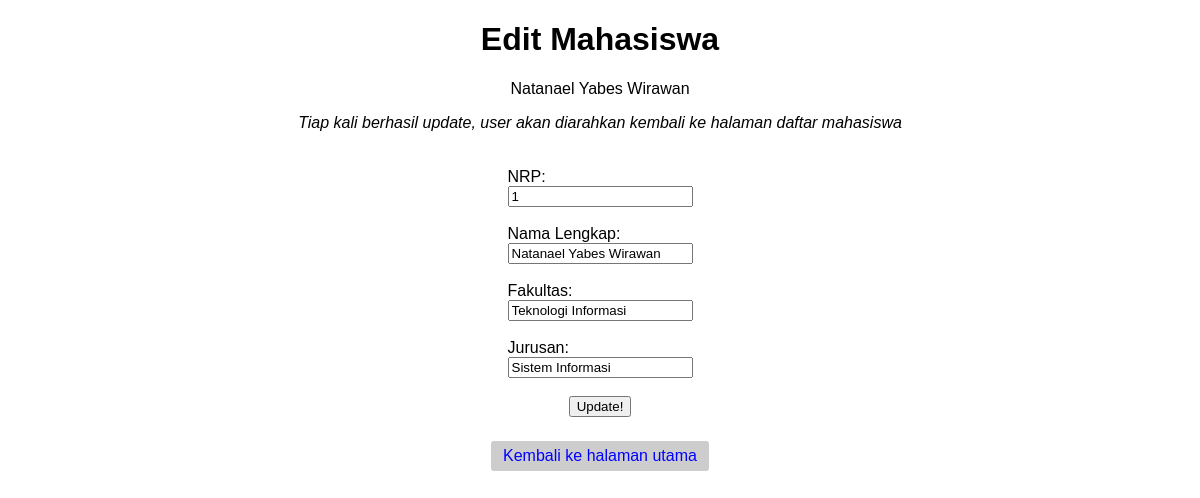
The page /edit.php?id=1 on the database its author committed.
### tables this page shows
CREATE TABLE `mahasiswa` (
  `nrp` int(11) NOT NULL,
  `nama` varchar(45) NOT NULL,
  `fakultas` varchar(45) NOT NULL,
  `jurusan` varchar(45) NOT NULL
);

### Models/Settings/Conn.php (called while the page is built, shortened)
<?php
require(dirname(__DIR__)."\Database\Connect.php");
$conn = new Connect("localhost","root","","test");

### Query/select_detail_mahasiswa.php (called while the page is built)
<?php
require_once(dirname(__DIR__)."\Models\Settings\Conn.php");
require_once(dirname(__DIR__)."\Models\Database\Query.php");
$mahasiswa = new Query($conn, "SELECT * FROM MAHASISWA WHERE nrp='$id'");
$mahasiswa->exec();

### Models/Database/Query.php (called while the page is built, shortened)
<?php
class Query{
    private $driver;
    private $query;
    public function __construct($driver, $query)
    {
        $this->driver = $driver;
        $this->query = $query;
    }
    public function __get($value)
    {
        return $this->$value;
    }
    public function exec()
    {
        if (substr_count($this->query,"SELECT") > 1 || substr_count($this->query,"INSERT") > 1 || substr_count($this->query,"UPDATE") > 1 || substr_count($this->query,"DELETE") > 1 || substr_count($this->query,"CREATE") > 1) {
            $result = $this->driver->conn->multi_query($this->query);
        } else {
            $result = $this->driver->conn->query($this->query);
        }
    }
}

### Models/Database/Connect.php (called while the page is built, shortened)
<?php
class Connect{
    private $servername;
    private $username;
    private $password;
    private $dbname;
    public function __construct($servername, $username, $password, $dbname)
    {
        $this->servername = $servername;
        $this->username = $username;
        $this->password = $password;
        $this->dbname = $dbname;
    }
    public function __get($value)
    {
        return $this->$value;
    }
    public function connectToDB()
    {
        $this->conn = new mysqli($this->servername, $this->username, $this->password, $this->dbname);
    }
}

### edit.php (the view, shortened to what this page needs)
<?php
$id = $_GET['id'];
include('Query/select_detail_mahasiswa.php');
?>
<!DOCTYPE html>
<html lang="en">
<head>
    <link rel="stylesheet" href="Assets/css/master.css" media="screen" title="no title" charset="utf-8">
</head>
<body>
    <center><h1>Edit Mahasiswa</h1></center>
    <center>
        <p>
            <?php echo $mahasiswa->array[0]['nama']; ?>
        </p>
    </center>
    <center>
        <i>Tiap kali berhasil update, user akan diarahkan kembali ke halaman daftar mahasiswa</i>
    </center>
    <br>
    <br>
    <form action="Query/update_mahasiswa.php" method="post">
        NRP:<br>
        <input type="text" name="nrp" readonly="readonly" value="<?php echo $mahasiswa->array[0]['nrp']; ?>"><br><br>
        Nama Lengkap:<br>
        <input type="text" name="nama" autofocus="autofocus" value="<?php echo $mahasiswa->array[0]['nama']; ?>"><br><br>
        Fakultas:<br>
        <input type="text" name="fakultas" value="<?php echo $mahasiswa->array[0]['fakultas']; ?>"><br><br>
        Jurusan:<br>
        <input type="text" name="jurusan" value="<?php echo $mahasiswa->array[0]['jurusan']; ?>"><br><br>
        <center><input type="submit" value="Update!"></center>
    </form>
    <br>
    <center><a href="index.php" class="button gray">Kembali ke halaman utama</a></center>
</body>
</html>

### Assets/css/master.css (style rules this page uses)
body { font-family: sans-serif; }
form { margin-left: auto; margin-right: auto; display: table; }
.button { text-decoration: none; padding: 6px 12px 6px 12px; margin: 6px; display: inline-block; color: #fff; border-radius: 3px; }
.gray { background-color: #cdcdcd; color: #00f; }

### rows shown on the page
mahasiswa: nama "Natanael Yabes Wirawan", nrp "1", fakultas "Teknologi Informasi", jurusan "Sistem Informasi"
